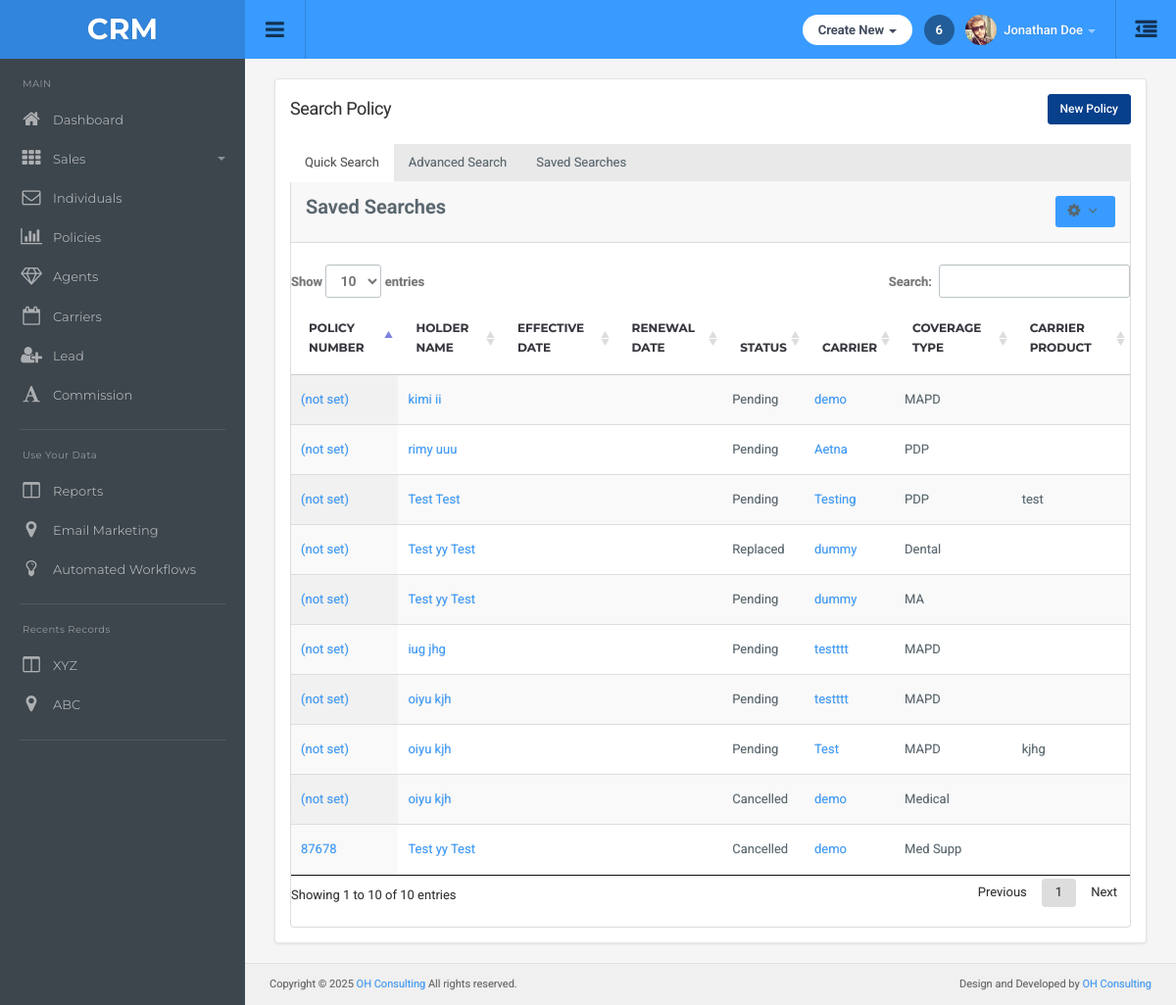
/policy/search-policy/, run on an earlier commit of the app's database.
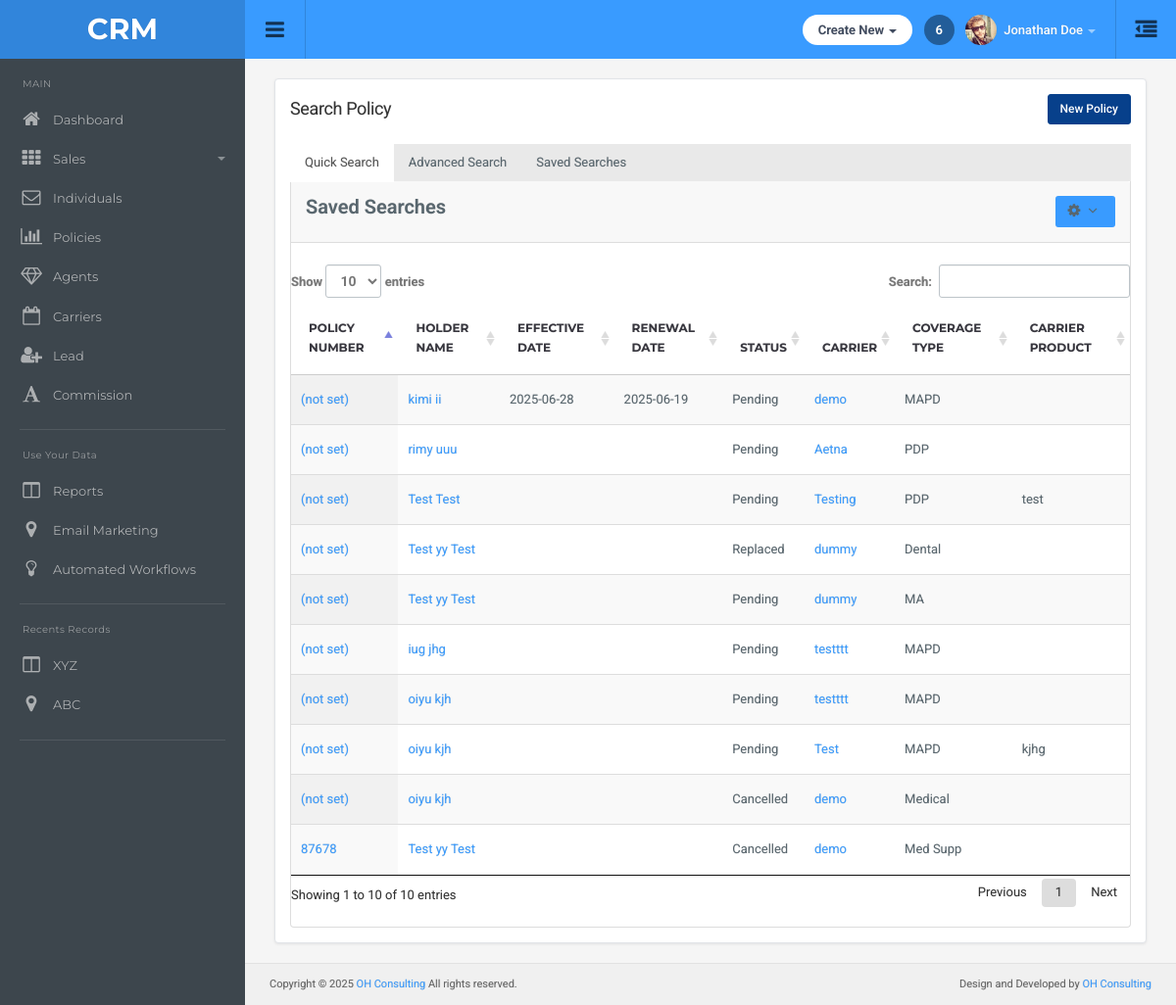
And on a later commit of the database.
### main/models.py (models this page shows, shortened)
class Policy(models.Model):
    individual = models.ForeignKey(Individuals, on_delete=models.CASCADE, related_name='policy_individual')
    carrier = models.ForeignKey(Carrier, on_delete=models.CASCADE, related_name='policy_carrier')
    policy_number = models.CharField(max_length=100,null=True , blank=True)
    status = models.CharField(max_length=100)
    coverage_type = models.CharField(max_length=100)
    effective_date = models.DateField(null=True,blank=True)
    agent =  models.ForeignKey(Agent,on_delete=models.SET_NULL,null=True,blank=True,related_name="policy_agent")

class Individuals(models.Model):
    first_name = models.CharField(max_length=100)
    middle_name = models.CharField(max_length=100,null=True,blank=True)
    last_name = models.CharField(max_length=100)
    individual_type = models.CharField(max_length=100,null=True,blank=True)
    servicing_agent = models.ForeignKey(Agent,on_delete=models.CASCADE,null=True,blank=True)
    email = models.EmailField(null=True,blank=True)
    business_phone = models.CharField(max_length=10, blank=True, null=True)
    business_ext = models.CharField(max_length=10, blank=True, null=True)
    home_phone = models.CharField(max_length=10, blank=True, null=True)
    home_ext = models.CharField(max_length=10, blank=True, null=True)
    cell_phone = models.CharField(max_length=10, blank=True, null=True)
    cell_ext = models.CharField(max_length=10, blank=True, null=True)
    carrier = models.ForeignKey(Carrier,on_delete=models.SET_NULL,null=True,blank=True)

class Carrier(models.Model):
    name = models.CharField(max_length=100)

class CarrierProduct(models.Model):
    carrier = models.ForeignKey(Carrier, on_delete=models.CASCADE, related_name='products')
    coverage_type = models.CharField(max_length=50)
    product_name = models.CharField(max_length=255)
    effective_date = models.DateField(null=True, blank=True)
    term_date = models.DateField(null=True, blank=True)
    description = models.TextField(blank=True, null=True)
    benefit_summary = models.FileField(upload_to='product_files/', null=True, blank=True)
    plan_grid = models.FileField(upload_to='product_files/', null=True, blank=True)
    brochure = models.FileField(upload_to='product_files/', null=True, blank=True)
    states = MultiSelectField(choices=STATE_CHOICES, null=True,blank=True)
    modified_at = models.DateTimeField(auto_now=True)

class PolicyDetails(models.Model):
    policy_name = models.ForeignKey(Policy, on_delete=models.CASCADE , related_name='policy_details')
    premium = models.CharField(max_length=20,null=True,blank=True)
    pay_frequency = models.CharField(max_length=100,null=True,blank=True)
    lives = models.CharField(max_length=20,null=True,blank=True)
    project_code = models.CharField(max_length=100,null=True,blank=True)
    app_submit_date = models.DateField(null=True,blank=True)
    renewal_date = models.DateField(null=True,blank=True)
    term_date = models.DateField(null=True,blank=True)
    signed_by =  models.ForeignKey(Agent,on_delete=models.SET_NULL,null=True,blank=True,related_name="signed_by_agent")
    additional_agent =  models.ForeignKey(Agent,on_delete=models.SET_NULL,null=True,blank=True,related_name="policy_additional_agent")
    pay_method = models.CharField(max_length=100,null=True,blank=True)
    notes = models.TextField(null=True,blank=True)
    member_id = models.CharField(max_length=100,null=True,blank=True)
    election = models.CharField(max_length=100,null=True,blank=True)
    who_is_covered = models.BooleanField(default=False)
    election_notes = models.TextField(null=True,blank=True)

### main/views.py (the view)
# urls.py: path('policy/search-policy/', views.search_policy, name='search_policy'),
def search_policy(request):
    carriers = Carrier.objects.all()
    policy = Policy.objects.all()
    return render(request, 'policy/searchpolicy.html',{
        'carriers': carriers,
        'policy':policy
    })

### templates/policy/searchpolicy.html (shortened to what this page needs)
{% extends "dashboard/base.html" %}
{% load static %}
{% block main-content %}
<div class="container-default">
    <div class="search-agents-container">
        <div class="page-header-row">
            <h1 class="page-title">Search Policy</h1>
            <div class="btn-group">
                <button type="button" class="btn btn-primary" data-toggle="modal" data-target="#newPolicyModal">
                    New Policy
                </button>
            </div>
        </div>
        <ul class="nav nav-tabs">
            <li class="active"><a href="{% url 'search_policy' %}">Quick Search</a></li>
            <li><a href="{% url 'advanced_policy' %}">Advanced Search</a></li>
            <li ><a href="{% url 'saved_policy' %}">Saved Searches</a></li>
        </ul>
        <div class="agents-panel">
            <div class="panel-heading clearfix">
                <strong class="pull-left">Saved Searches</strong>
                <div class="dropdown pull-right">
                    <button class="btn btn-sm btn-default dropdown-toggle" type="button" id="agentsDropdown" data-toggle="dropdown" aria-haspopup="true" aria-expanded="false">
                        <i class="fa fa-cog"></i> <i class="fa fa-angle-down"></i>
                    </button>
                </div>
            </div>
            <br>
            <div class="panel-body table-responsive">
                <table id="example4" class="table display">
                    <thead>
                        <tr>
                            <th>Policy Number</th>
                            <th>Holder Name</th>
                            <th>Effective Date</th>
                            <th>Renewal Date</th>
                            <th>Status</th>
                            <th>Carrier</th>
                            <th>Coverage Type</th>
                            <th>Carrier Product</th>
                        </tr>
                    </thead>
                    <tbody>
                    {% for plcy in policy %}
                        <tr>
                            <td><a href="{% url 'policy_tab' plcy.id %}">
                                    {{ plcy.policy_number|default:"(not set)" }}
                                </a></td>
                            <td><a href="{% url 'individual_tab' plcy.individual.id %}">{{plcy.individual.first_name}} {{plcy.individual.middle_name}} {{plcy.individual.last_name}}</a></td>
                            <td>{{plcy.effective_date|date:'Y-m-d' }}</td>
                            <td>{{ plcy.policy_details.first.renewal_date|date:'Y-m-d' }}</td>
                            <td>{{plcy.status}}</td>
                            <td><a href="{% url 'carrier_detail' plcy.carrier.id %}">{{plcy.carrier.name}}</a></td>
                            <td>{{plcy.coverage_type}}</td>
                            <td>{{ plcy.carrier.products.first.product_name }}</td>
                        </tr>
                    {% endfor %}
                    </tbody>
                </table>
            </div>
        </div>
    </div>
{% include "policy/add_policy_modal.html" %}
{% endblock %}

### templates/dashboard/base.html (shortened to what this page needs)
{% load static %}
<!DOCTYPE html>
<html lang="en">
  <head>
  <link href="{% static "css/root.css" %}" rel="stylesheet">
  </head>
  <body>
  {% include "dashboard/topbar.html" %}
{% include "dashboard/sidebar.html" %}
<div class="content">
 {% block main-content %}
 {% endblock main-content %}
{% include "dashboard/footer.html" %}
</div>
</body>
</html>

### templates/dashboard/topbar.html (shortened to what this page needs)
<div id="top" class="clearfix">
  <div class="applogo">
    <a href="index.html" class="logo">CRM</a>
  </div>
  <a href="#" class="sidebar-open-button" id="sidebarToggle"><i class="fa fa-bars"></i></a>
  <a href="#sidepanel" class="sidepanel-open-button"><i class="fa fa-outdent"></i></a>
  <ul class="top-right">
    <li class="dropdown link">
      <a href="#" data-toggle="dropdown" class="dropdown-toggle hdbutton">Create New <span class="caret"></span></a>
    </li>
    <li class="link">
      <a href="#" class="notifications">6</a>
    </li>
    <li class="dropdown link">
      <a href="#" data-toggle="dropdown" class="dropdown-toggle profilebox"><img src="img/profileimg.png" alt="img"><b>Jonathan Doe</b><span class="caret"></span></a>
    </li>
  </ul>
</div>

### templates/dashboard/sidebar.html (shortened to what this page needs)
<div class="sidebar clearfix">
  <div class="scrollable" id="sidebar-scroll">
    <ul class="sidebar-panel nav">
      <li class="sidetitle">MAIN</li>
      <li><a href="{% url "dashboard" %}"><span class="icon color5"><i class="fa fa-home"></i></span>Dashboard</a></li>
      <li><a href="#"><span class="icon color9"><i class="fa fa-th"></i></span>Sales<span class="caret"></span></a>
      </li>
      <li><a href="{% url 'search_individuals_list' %}"><span class="icon color6"><i class="fa fa-envelope-o"></i></span>Individuals</a></li>
      <li><a href="{% url 'search_policy' %}"><span class="icon color8"><i class="fa fa-bar-chart"></i></span>Policies</a></li>
      <li><a href="{% url 'search_agents' %}"><span class="icon color11"><i class="fa fa-diamond"></i></span>Agents</a></li>
      <li><a href="{% url 'carrier_list' %}"><span class="icon color8"><i class="fa fa-calendar-o"></i></span>Carriers</a></li>
      <li><a href="#"><span class="icon color8"><i class="fa fa-user-plus"></i></span>Lead</a></li>
      <li><a href="#"><span class="icon color12"><i class="fa fa-font"></i></span>Commission</a></li>
    </ul>
    <ul class="sidebar-panel nav">
      <li class="sidetitle">Use Your Data</li>
      <li><a href="#"><span class="icon color15"><i class="fa fa-columns"></i></span>Reports</a></li>
      <li><a href="#"><span class="icon color7"><i class="fa fa-map-marker"></i></span>Email Marketing</a></li>
      <li><a href="#"><span class="icon color10"><i class="fa fa-lightbulb-o"></i></span>Automated Workflows</a></li>
    </ul>
    <ul class="sidebar-panel nav">
      <li class="sidetitle">Recents Records</li>
      <li><a href="#"><span class="icon color15"><i class="fa fa-columns"></i></span>XYZ</a></li>
      <li><a href="#"><span class="icon color7"><i class="fa fa-map-marker"></i></span>ABC</a></li>
    </ul>
    </div>
  </div>

### templates/policy/add_policy_modal.html (shortened to what this page needs)
<link rel="stylesheet" href="https://code.jquery.com/ui/1.13.2/themes/base/jquery-ui.css">

### templates/dashboard/footer.html
<div class="row footer">
    <div class="col-md-6 text-left">
    Copyright © 2025 <a href="#" target="_blank">OH Consulting</a> All rights reserved.
    </div>
    <div class="col-md-6 text-right">
      Design and Developed by <a href="#" target="_blank">OH Consulting</a>
    </div>
  </div>

### static/css/responsive.css (style rules this page uses)
@media screen and (min-width: 1024px) { .sidebar { display: block !important; } }

### templates/policy/searchpolicy.html (style rules this page uses)
.search-agents-container { background-color: #fff; padding: 15px; border-radius: 4px; box-shadow: 0 1px 3px rgba(0,0,0,0.08); border: 1px solid #e1e4e8; margin-bottom: 20px; min-height: calc(100vh - 200px); }
.page-header-row { display: flex; justify-content: space-between; align-items: center; margin-bottom: 20px; flex-wrap: wrap; }
.page-title { margin: 0; font-size: 1.8rem; color: #333; }
.agents-panel { border: 1px solid #ddd; border-radius: 0 0 4px 4px; background: #fff; border-top: none; }
.panel-heading { padding: 15px; background-color: #f8f8f8; border-bottom: 1px solid #ddd; }
.table-responsive { width: 100%; overflow-x: auto; margin-bottom: 20px; }
.btn { padding: 6px 12px; border-radius: 3px; cursor: pointer; font-size: 12px; font-weight: 500; border: 1px solid transparent; }
.btn-primary { background-color: #07408b; border-color: #07408b; }

What changed in the data, as far as the page shows it:
changed Policy "kimi": effective_date (not shown) → "2025-06-28"; policy_details.first.renewal_date (not shown) → "2025-06-19"
